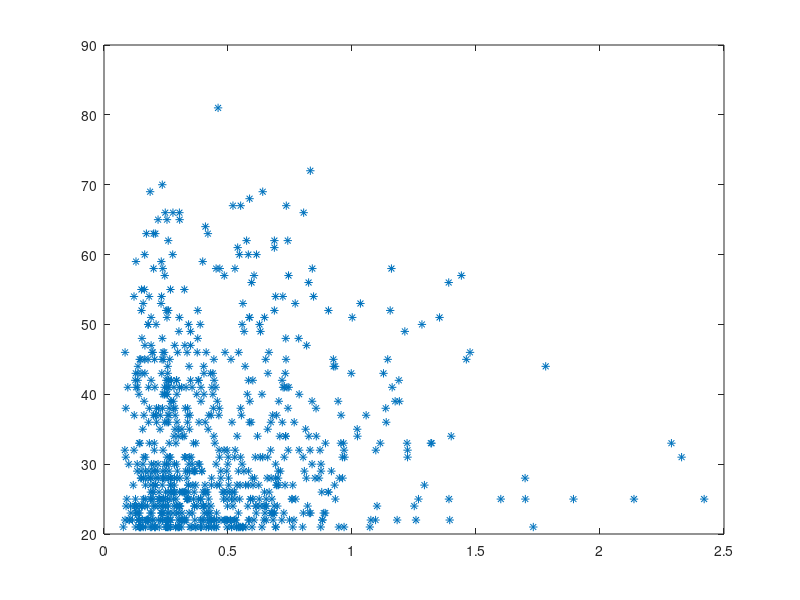

The MATLAB source for this figure: (Note: this script raises an error after producing the figure.)
clc;
clear all;
close all;
dataset=load("naive4.csv");
DiabetesPedigreeFunction=dataset(:,1);
Age=dataset(:,2);
Outcome=dataset(:,3);
X=[DiabetesPedigreeFunction,Age];
y=Outcome;
plot(DiabetesPedigreeFunction,Age,'*')
figure;
%feature scaling
stand_DiabetesPedigreeFunction = (DiabetesPedigreeFunction - mean(DiabetesPedigreeFunction))/std(DiabetesPedigreeFunction);
DiabetesPedigreeFunction = stand_DiabetesPedigreeFunction;
stand_Age = (Age - mean(Age))/std(Age);
Age= stand_Age;
classification_model = fitcnb(X,y); 
cv = cvpartition(classification_model.NumObservations, 'HoldOut', 0.2);
dataTrain=dataset(training(cv),:);
dataTest=dataset(test(cv),:);
predictionsTest = predict(classification_model,dataTest(:,[1,2]));
predictionsTrain = predict(classification_model,dataTrain(:,[1,2]));
accuracy_for_trainingset=sum(dataTrain(:,3)==predictionsTrain)/length(predictionsTrain)
accuracy_for_testset=sum(dataTest(:,3)==predictionsTest)/length(predictionsTest)
labels = unique(Outcome);
classifier_name = 'Naive Bayes (Training)';
DiabetesPedigreeFunction_range = min(dataTrain(:,1))-1:0.01:max(dataTrain(:,1))+1;
Age_range = min(dataTrain(:,2))-1:0.01:max(dataTrain(:,2))+1;
[xx1, xx2] = meshgrid(DiabetesPedigreeFunction_range,Age_range);
XGrid = [xx1(:) xx2(:)];
predictions_meshgrid = predict(classification_model,XGrid);
gscatter(xx1(:), xx2(:), predictions_meshgrid,'rgb');
hold on
DiabetesPedigreeFunction_train=dataTrain(:,1);
Age_train=dataTrain(:,2);
Y = ismember(dataTrain(:,3),0);
scatter(DiabetesPedigreeFunction_train(Y),Age_train(Y), 'o' , 'MarkerEdgeColor', 'black', 'MarkerFaceColor', 'red');
scatter(DiabetesPedigreeFunction_train(~Y),Age_train(~Y) , 'o' , 'MarkerEdgeColor', 'black', 'MarkerFaceColor', 'green');
xlabel('DiabetesPedigreeFunction');
ylabel('Age');
title(classifier_name);
legend off, axis tight
legend('0','1','Location',[0.45,0.01,0.45,0.05],'Orientation','Horizontal');
hold off
figure;
labels = unique(Outcome);
classifier_name = 'Naive Bayes (Testing)';
DiabetesPedigreeFunction_range = min(dataTrain(:,1))-1:0.01:max(dataTrain(:,1))+1;
Age_range = min(dataTrain(:,2))-1:0.01:max(dataTrain(:,2))+1;
[xx1, xx2] = meshgrid(DiabetesPedigreeFunction_range,Age_range);
XGrid = [xx1(:) xx2(:)];
predictions_meshgrid = predict(classification_model,XGrid);
gscatter(xx1(:), xx2(:), predictions_meshgrid,'rgb');
hold on
Y = ismember(dataTest(:,3),0);
DiabetesPedigreeFunction_test=dataTest(:,1);
Age_test=dataTest(:,2);
scatter(DiabetesPedigreeFunction_test(Y),Age_test(Y), 'o' , 'MarkerEdgeColor', 'black', 'MarkerFaceColor', 'red');
scatter(DiabetesPedigreeFunction_test(~Y),Age_test(~Y) , 'o' , 'MarkerEdgeColor', 'black', 'MarkerFaceColor', 'green');
xlabel('DiabetesPedigreeFunction');
ylabel('Age');
title(classifier_name);
legend off,axis tight
legend('0','1','Location',[0.45,0.01,0.45,0.05],'Orientation','Horizontal');
hold off